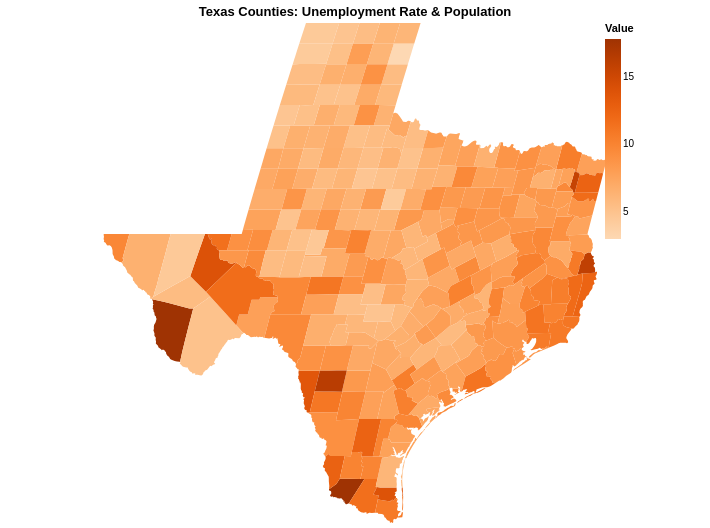

Notebook code cell kept with this figure:
### Markdown cell above
#### Part 1.6 Interactive choropleth maps for both unemployment rate and population (10 points)

Design an **interactive choropleth map** of Texas counties in **Altair** with a **radio-button** control that lets the viewer choose which variable to visualize:

- **Unemployment rate**, or
- **Population**

Requirements:

- Use a **single choropleth map** of Texas counties where the **fill color** updates based on the selected variable.
- Add a tooltip that includes:
  - **County name**
  - **Selected variable name**
  - **Selected variable value**
- Use the **Natural Earth** projection.

**Note:** If your legend extends beyond the chart boundary, consider adjusting the legend position by adding something like the following to your `alt.Color(...)` encoding:

```python
legend=alt.Legend(orient='right', offset=-100)
```

### Code cell
variable_select = alt.binding_radio(
    options=['unemp', 'pop'],
    labels=['Unemployment Rate', 'Population'],
    name='Variable: '
)
selection = alt.param(name='variable', bind=variable_select, value='unemp')

texas_json = alt.Data(values=texas.__geo_interface__['features'])

chart = alt.Chart(texas_json).mark_geoshape().transform_calculate(
    display_value="variable == 'unemp' ? datum.properties.unemp : datum.properties.pop",
    county_name="datum.properties.NAME",
    selected_label="variable == 'unemp' ? 'Unemployment Rate' : 'Population'"
).encode(
    color=alt.Color('display_value:Q',
                    scale=alt.Scale(scheme='oranges'),
                    legend=alt.Legend(orient='right', offset=-100, title='Value')),
    tooltip=[
        alt.Tooltip('county_name:N', title='County'),
        alt.Tooltip('selected_label:N', title='Variable'),
        alt.Tooltip('display_value:Q', title='Value')
    ]
).add_params(
    selection
).project('naturalEarth1').properties(
    title='Texas Counties: Unemployment Rate & Population',
    width=700,
    height=500
)

chart

### Figure 1 — Vega-Lite specification as saved in the notebook (floating-point values rounded to 4 significant figures; data arrays with more than 128 entries replaced by an {"elided": "..."} marker saying what was removed)
{"config": {"view": {"continuousWidth": 300, "continuousHeight": 300}}, "data": {"values": {"elided": "254 records"}}, "mark": {"type": "geoshape"}, "encoding": {"color": {"field": "display_value", "legend": {"offset": -100, "orient": "right", "title": "Value"}, "scale": {"scheme": "oranges"}, "type": "quantitative"}, "tooltip": [{"field": "county_name", "title": "County", "type": "nominal"}, {"field": "selected_label", "title": "Variable", "type": "nominal"}, {"field": "display_value", "title": "Value", "type": "quantitative"}]}, "height": 500, "params": [{"name": "variable", "bind": {"input": "radio", "options": ["unemp", "pop"], "labels": ["Unemployment Rate", "Population"], "name": "Variable: "}, "value": "unemp"}], "projection": {"type": "naturalEarth1"}, "title": "Texas Counties: Unemployment Rate & Population", "transform": [{"calculate": "variable == 'unemp' ? datum.properties.unemp : datum.properties.pop", "as": "display_value"}, {"calculate": "datum.properties.NAME", "as": "county_name"}, {"calculate": "variable == 'unemp' ? 'Unemployment Rate' : 'Population'", "as": "selected_label"}], "width": 700, "$schema": "https://vega.github.io/schema/vega-lite/v6.1.0.json"}
